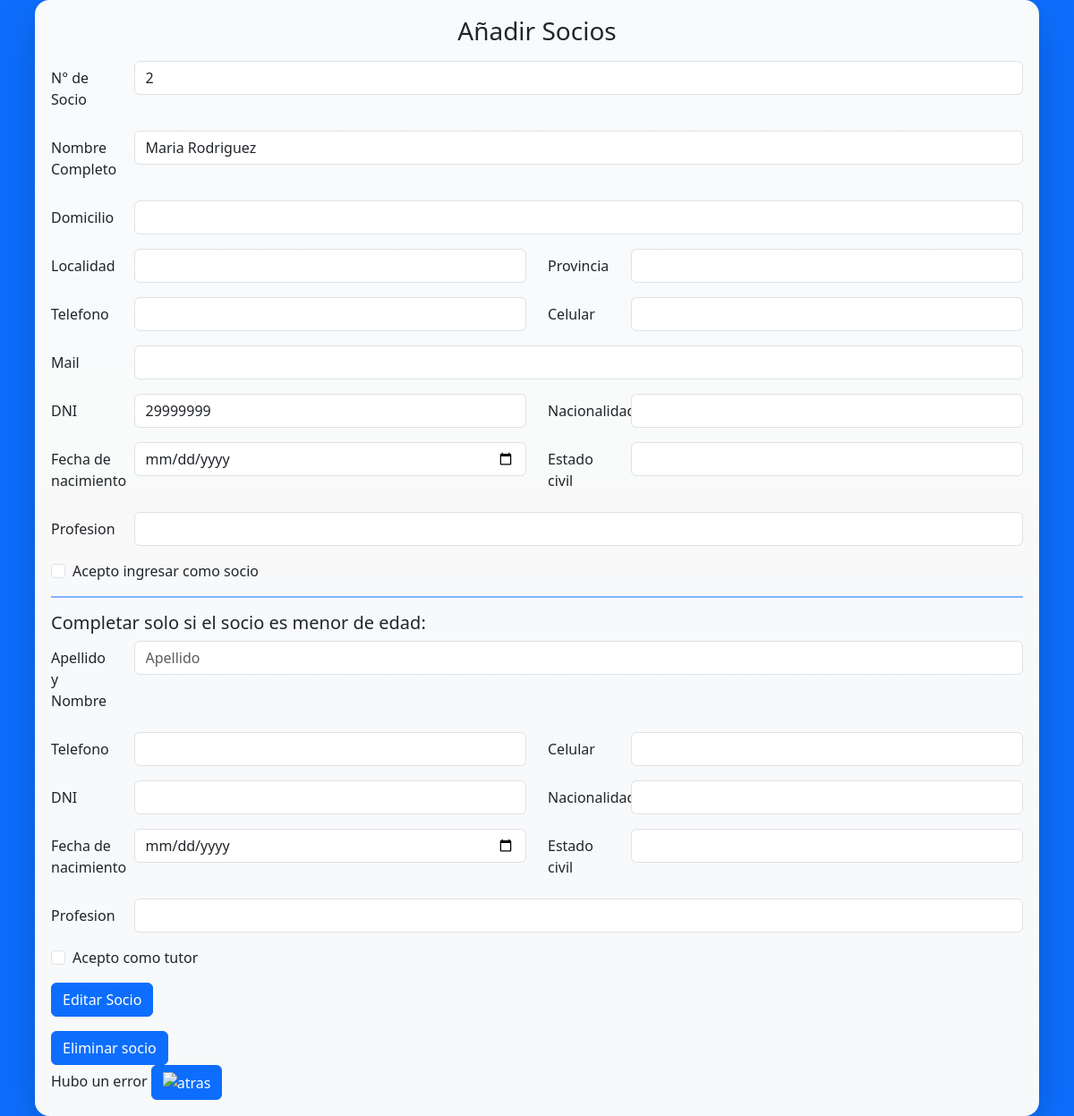
Screenshot of /socios/socio_detalle.php?data=2 (signed in) with the database file from the repository.
### tables this page shows
CREATE TABLE `socios` (
  `Id` int(11) NOT NULL,
  `nombre` text NOT NULL,
  `fecha` text NOT NULL,
  `DNI` int(12) NOT NULL
);

### socios/socio_detalle.php (the view, shortened to what this page needs)
<?php
include '../db.php';
if(isset($_GET["data"]))
{
    $data = $_GET["data"];
    $sql2 = "SELECT * FROM socios WHERE Id = '$data' ";
    $id = mysqli_query($conn, $sql2);
      if ($id->num_rows > 0) {
      $row = mysqli_fetch_assoc($id);
      $nombre = ($row['nombre']);
      $dni = ($row['DNI']);
      $id = ($row['Id']);
      $localidad = ($row['Localidad']);
      $provincia = ($row['Provincia']);
      $telefono = ($row['Telefono']);
      $celular = ($row['Celular']);
      $mail = ($row['Mail']);
      $domicilio = ($row['Domicilio']);
      $nacionalidad = ($row['Nacionalidad']);
      $nacimiento = ($row['Fecha_nacimiento']);
      $ecivil = ($row['Estado_Civil']);
      $profesion = ($row['Profesion']);
      $apellido_t = ($row['nombre_tutor']);
      $telefono_t = ($row['telefono_tutor']);
      $celular_t = ($row['celular_tutor']);
      $DNI_t = ($row['DNI_tutor']);
      $nacionalidad_t = ($row['nacionalidad_tutor']);
      $nacimiento_t = ($row['fecha_nac_tutor']);
      $ecivil_t = ($row['estado_tutor']);
      $profesion_t = ($row['profesion_tutor']);
    }
}
?>
<!DOCTYPE html>
<html lang="en">
    <head>
        <link href="https://cdn.jsdelivr.net/npm/bootstrap@5.3.0-alpha1/dist/css/bootstrap.min.css" rel="stylesheet">
    </head>
    <body data-spy="scroll" data-offset="0" data-target="#navigation" class="bg-primary row">
    <main class="container-sm border border-2 border-light rounded-4 bg-light bg-gradient shadow-lg p-3 col-11">
    <h3 class="h3 text-center mb-3">Añadir Socios</h3>
    <form action="" method="post" class="mb-3">
    <div class="mb-3 row">
    <label for="id" class="col-sm-1 col-form-label">N° de Socio</label>
    <div class="col-sm-11">
      <input type="text" readonly="readonly" class="form-control" id="id" name="id" require="true" value="<?=$id ?>">
    </div>
  </div>
  <div class="mb-3 row">
    <label for="nombre" class="col-sm-1 col-form-label">Nombre Completo</label>
    <div class="col-sm-11">
      <input type="Text" class="form-control" id="nombre" name="nombre" placeholder="Nombre" require="true" value="<?=$nombre?>">
    </div>
  </div>
  <div class="mb-3 row">
    <label for="domicilio" class="col-sm-1 col-form-label">Domicilio</label>
    <div class="col-sm-11">
      <input type="text" class="form-control" id="domicilio" name="domicilio"  require="true" value="<?=$domicilio?>">
    </div>
</div>
<div class="mb-3 row">
    <label for="localidad" class="col-sm-1 col-form-label">Localidad</label>
    <div class="col-sm-5">
      <input type="text" class="form-control" id="localidad" name="localidad"  require="true" value="<?=$localidad?>">
    </div>
    <label for="provincia" class="col-sm-1 col-form-label">Provincia</label>
    <div class="col-sm-5">
      <input type="text" class="form-control" id="provincia" name="provincia"  require="true" value="<?=$provincia?>">
    </div>
</div>
<div class="mb-3 row">
    <label for="telefono" class="col-sm-1 col-form-label">Telefono</label>
    <div class="col-sm-5">
      <input type="text" class="form-control" id="telefono" name="telefono"  require="true" value="<?=$telefono?>">
    </div>
    <label for="celular" class="col-sm-1 col-form-label">Celular</label>
    <div class="col-sm-5">
      <input type="text" class="form-control" id="celular" name="celular"  require="true" value="<?=$celular?>">
    </div>
</div>
<div class="mb-3 row">
    <label for="mail" class="col-sm-1 col-form-label">Mail</label>
    <div class="col-sm-11">
      <input type="text" class="form-control" id="mail" name="mail"  require="true" value="<?=$mail?>">
    </div>
</div>
<div class="mb-3 row">
    <label for="DNI" class="col-sm-1 col-form-label">DNI</label>
    <div class="col-sm-5">
      <input type="text" class="form-control" id="DNI" name="DNI"  require="true" value="<?=$dni?>">
    </div>
    <label for="nacionalidad" class="col-sm-1 col-form-label">Nacionalidad</label>
    <div class="col-sm-5">
      <input type="text" class="form-control" id="nacionalidad" name="nacionalidad"  require="true" value="<?=$nacionalidad?>">
    </div>
</div>
<div class="mb-3 row">
    <label for="nacimiento" class="col-sm-1 col-form-label">Fecha de nacimiento</label>
    <div class="col-sm-5">
      <input type="date" class="form-control" id="nacimiento" name="nacimiento"  require="true" value="<?=$nacimiento?>">
    </div>
    <label for="ecivil" class="col-sm-1 col-form-label">Estado civil</label>
    <div class="col-sm-5">
      <input type="text" class="form-control" id="ecivil" name="ecivil"  require="true" value="<?=$ecivil?>">
    </div>
</div>
<div class="mb-3 row">
    <label for="profesion" class="col-sm-1 col-form-label">Profesion</label>
    <div class="col-sm-11">
      <input type="text" class="form-control" id="profesion" name="profesion"  require="true" value="<?=$profesion?>">
    </div>
</div>
<div class="form-check mb-3">
  <input class="form-check-input" type="checkbox" value="" id="aceptar">
  <label class="form-check-label" for="aceptar">
    Acepto ingresar como socio
  </label>
</div>
<hr class="border border-primary border opacity-50">
<h4 class="h5">Completar solo si el socio es menor de edad:</h4>
    <div class="mb-3 row">
    <label for="apellido-nombre" class="col-sm-1 col-form-label">Apellido y Nombre</label>
    <div class="col-sm-11">
      <input type="text" class="form-control" id="apellido-t" name="apellido-t" placeholder="Apellido" value="<?=$apellido_t?>">
    </div>
  </div>
  <div class="mb-3 row">
    <label for="telefono-t" class="col-sm-1 col-form-label">Telefono</label>
    <div class="col-sm-5">
      <input type="text" class="form-control" id="telefono-t" name="telefono-t" value="<?=$telefono_t?>">
    </div>
    <label for="celular-t" class="col-sm-1 col-form-label">Celular</label>
    <div class="col-sm-5">
      <input type="text" class="form-control" id="celular-t" name="celular-t" value="<?=$celular_t?>">
    </div>
</div>
<div class="mb-3 row">
    <label for="DNI-t" class="col-sm-1 col-form-label">DNI</label>
    <div class="col-sm-5">
      <input type="text" class="form-control" id="DNI-t" name="DNI-t" value="<?=$DNI_t?>">
    </div>
    <label for="nacionalidad-t" class="col-sm-1 col-form-label">Nacionalidad</label>
    <div class="col-sm-5">
      <input type="text" class="form-control" id="nacionalidad-t" name="nacionalidad-t" value="<?=$nacionalidad_t?>">
    </div>
</div>
<div class="mb-3 row">
    <label for="nacimiento-t" class="col-sm-1 col-form-label">Fecha de nacimiento</label>
    <div class="col-sm-5">
      <input type="date" class="form-control" id="nacimiento-t" name="nacimiento-t" value="<?=$nacimiento_t?>">
    </div>
    <label for="ecivil-t" class="col-sm-1 col-form-label">Estado civil</label>
    <div class="col-sm-5">
      <input type="text" class="form-control" id="ecivil-t" name="ecivil-t" value="<?=$ecivil_t?>">
    </div>
</div>
<div class="mb-3 row">
    <label for="profesion-t" class="col-sm-1 col-form-label">Profesion</label>
    <div class="col-sm-11">
      <input type="text" class="form-control" id="profesion-t" name="profesion-t" value="<?=$profesion_t?>">
    </div>
</div>
<div class="form-check mb-3">
  <input class="form-check-input" type="checkbox" value="" id="aceptar-t">
  <label class="form-check-label" for="aceptar">
    Acepto como tutor
  </label>
</div>
<button type="submit" id="submit" name="submit" class="btn btn-primary">Editar Socio</button>
  </form>
  <form action="eliminar_socio.php?data=<?php echo $id; ?>" method="post">
  <button type="submit" class="btn btn-primary">Eliminar socio</button>
  </form>
    <?
    if($result)
    {
        header ("Location: /socios.php");
    }
        else
    {
        echo "Hubo un error";
    }
    ?>
    <a href="../main.php" class="btn btn-primary rounded"><img src="../volver.png" alt="atras" style="width:32px"></a>
</main>
    </body>
</html>

### rows the page displays
socios: id "2", nombre "Maria Rodriguez", DNI "29999999"
